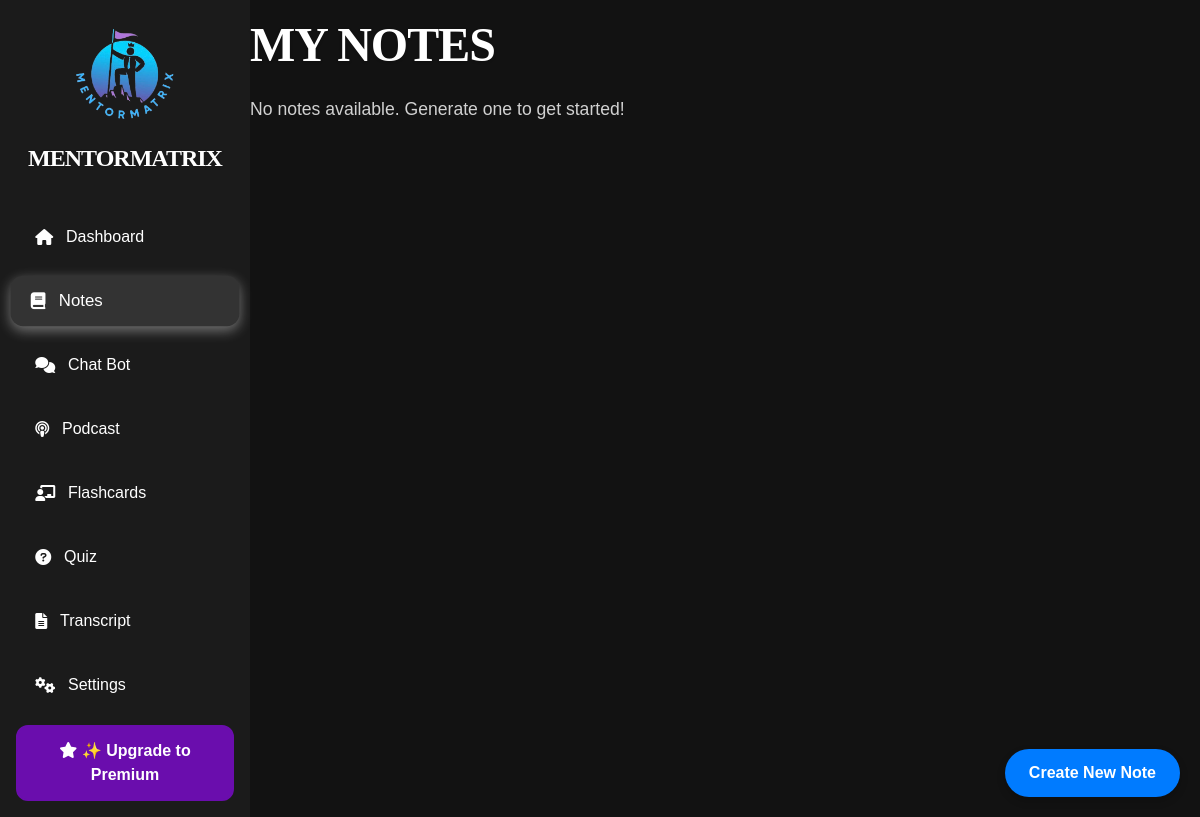
/notes, run on an earlier commit of the app's database.
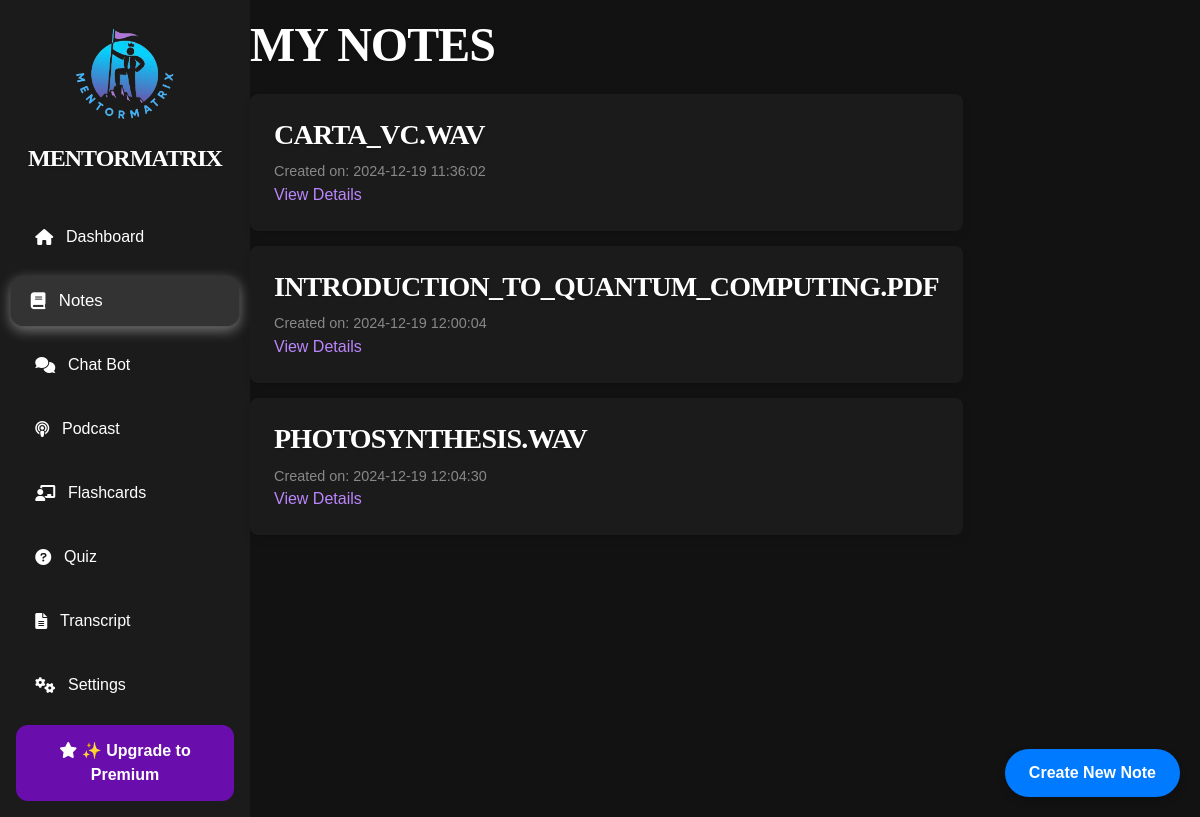
And on a later commit of the database.
### tables this page shows
CREATE TABLE notes (
                    id INTEGER PRIMARY KEY AUTOINCREMENT,
                    transcript_id INTEGER,
                    title TEXT NOT NULL,
                    content TEXT NOT NULL,
                    created_at DATETIME DEFAULT CURRENT_TIMESTAMP,
                    updated_at DATETIME DEFAULT CURRENT_TIMESTAMP,
                    FOREIGN KEY (transcript_id) REFERENCES transcripts(id) ON DELETE CASCADE);

### routes/notes.py (the view)
@notes_blueprint.route('/notes')
def notes():
    notes_data = db.execute('''
        SELECT
            notes.id,
            notes.title AS note_title,
            notes.content AS note_content,
            notes.created_at,
            files.name AS file_name,
            files.file_type,
            files.metadata,
            transcripts.title AS transcript_title
        FROM notes
        LEFT JOIN files ON notes.transcript_id = files.transcript_id
        LEFT JOIN transcripts ON notes.transcript_id = transcripts.id
    ''')
    return render_template('notes.html', notes=notes_data, current_route='notes')

### templates/notes.html (shortened to what this page needs)
{% extends "layout.html" %}
{% block other_head_stuff %}
    <link rel="stylesheet" href="{{ url_for('static', filename='css/notes.css') }}">
{% endblock %}
{% block content %}
    <div class="container">
        <div class="main-content">
            <h1>My Notes</h1>
            <ul class="notes-list">
                {% for note in notes %}
                    <li class="note-item">
                        <h2>{{ note.note_title }}</h2>
                        <small>Created on: {{ note.created_at }}</small>
                        <a href="{{ url_for('notes.view_note', note_id=note.id) }}" class="view-details-btn">View Details</a>
                    </li>
                {% else %}
                    <p>No notes available. Generate one to get started!</p>
                {% endfor %}
            </ul>
        </div>
    </div>
    <button id="openModalBtn" class="premium-button">Create New Note</button>
{% endblock %}

### templates/layout.html (shortened to what this page needs)
<!DOCTYPE html>
<html lang="en">
    <head>
        <link rel="stylesheet" href="https://cdnjs.cloudflare.com/ajax/libs/font-awesome/6.0.0-beta3/css/all.min.css">
        <link rel="stylesheet" href="{{ url_for('static', filename='css/tailwind.css') }}">
        <link rel="stylesheet" href="{{ url_for('static', filename='css/base.css') }}">
        {% block other_head_stuff %}
        {% endblock %}
    </head>
    <body>
        <div class="container">
            <aside class="sidebar">
                <div class="logo">
                    <center>
                    <img src="{{ url_for('static', filename='images/MentorMatrix_logo.png') }}"
                        alt="MentorMatrix Logo"
                        style="width: 120px;
                                height: 120px;
                                border-radius: 50%; /* Makes it a circle */
                                overflow: hidden; /* Ensures contents stay within the circle */"
                        >
                        <h1>MentorMatrix</h1>
                    </center>
                </div>
                <nav class="nav-links">
                    <button class="nav-item {% if current_route == 'dashboard' %}active{% endif %}" onclick="redirectToPage('/dashboard')">
                        <i class="fas fa-home nav-icon"></i> Dashboard
                    </button>
                    <button class="nav-item {% if current_route == 'notes' %}active{% endif %}" onclick="redirectToPage('/notes')">
                        <i class="fas fa-book nav-icon"></i> Notes
                    </button>
                    <button class="nav-item {% if current_route == 'chatbot' %}active{% endif %}" onclick="redirectToPage('/chatbot')">
                        <i class="fas fa-comments nav-icon"></i> Chat Bot
                    </button>
                    <button class="nav-item {% if current_route == 'podcast' %}active{% endif %}" onclick="redirectToPage('/podcast')">
                        <i class="fas fa-podcast nav-icon"></i> Podcast
                    </button>
                    <button class="nav-item {% if current_route == 'flashcards' %}active{% endif %}" onclick="redirectToPage('/flashcards')">
                        <i class="fas fa-chalkboard-teacher nav-icon"></i> Flashcards
                    </button>
                    <button class="nav-item {% if current_route == 'quiz' %}active{% endif %}" onclick="redirectToPage('/quiz')">
                        <i class="fas fa-question-circle nav-icon"></i> Quiz
                    </button>
                    <button class="nav-item {% if current_route == 'transcript' %}active{% endif %}" onclick="redirectToPage('/transcript')">
                        <i class="fas fa-file-alt nav-icon"></i> Transcript
                    </button>
                    <button class="nav-item {% if current_route == 'settings' %}active{% endif %}" onclick="redirectToPage('/settings')">
                        <i class="fas fa-cogs nav-icon"></i> Settings
                    </button>
                </nav>
                <button class="premium-button" onclick="redirectToPage('/pricing')">
                    <i class="fas fa-star nav-icon"></i> ✨ Upgrade to Premium
                </button>
            </aside>
            <main class="main-content">
                {% block content %}
                {% endblock %}
            </main>
        </div>
    </body>
    </html>

### static/css/base.css (style rules this page uses)
* { margin: 0; padding: 0; box-sizing: border-box; }
:root { --font-family: 'Arial', sans-serif; --background-color: #121212; --text-color: #e0e0e0; --primary-purple: #6a0dad; --hover-purple: #5c0ab8; --active-purple: #4b0997; --hover-bg-color: #333333; --active-bg-color: #333333; --white: #ffffff; --soft-text-shadow: 0 1px 3px rgba(0, 0, 0, 0.2); }
body { font-family: var(--font-family); background-color: var(--background-color); color: var(--text-color); }
.container { display: flex; min-height: 100vh; }
.logo h1 { font-size: 1.5rem; color: #ffffff; margin: 1rem 0; }
.nav-links { flex-grow: 1; }
.nav-item { display: flex; align-items: center; color: #bbbbbb; font-size: 1rem; padding: 0.75rem 0; text-decoration: none; }
.nav-item i { margin-right: 10px; }
.nav-item.active, .nav-item:hover { color: #ffffff; background-color: #333333; border-radius: 8px; padding-left: 10px; }
.premium-button { background-color: var(--primary-purple);; color: var(--white); font-size: 1rem; font-weight: 600; padding: 0.75rem 1.5rem; text-align: center; border-radius: 12px; border: 2px solid #6a0dad; cursor: pointer; margin-top: 1rem; display: inline-block; transition: all 0.3s ease-in-out; }
button { cursor: pointer; background-color: #333333; color: #ffffff; font-size: 1rem; font-weight: 500; padding: 0.75rem 1.5rem; border-radius: 8px; border: 2px solid transparent; display: inline-block; transition: all 0.3s ease; }
button, .premium-button { transition: all 0.3s ease; }
h1, h2, h3 { color: #ffffff; font-weight: 600; letter-spacing: -0.5px; text-transform: uppercase; font-family: montserrat, serif; line-height: 1.2; }
h1, h2, h3 { text-shadow: var(--soft-text-shadow); }
h1 { font-size: 3rem; letter-spacing: -1px; }
h2 { font-size: 2.25rem; letter-spacing: -0.75px; }
a { color: #bb86fc; text-decoration: none; font-weight: 500; transition: color 0.3s ease-in-out, text-decoration 0.3s ease-in-out; }
.sidebar { width: 250px; background-color: #1b1b1b; padding: 1rem; display: flex; flex-direction: column; justify-content: space-between; }
.sidebar .logo h1 { font-size: 1.5rem; color: #ffffff; margin-top: 0.5rem; }
.nav-links { display: flex; flex-direction: column; gap: 1rem; margin-top: 1.5rem; }
.nav-links .nav-item { display: flex; align-items: center; padding: 0.75rem 1.2rem; border-radius: 12px; color: #fff; font-size: 1rem; background-color: transparent; border: 2px solid transparent; cursor: pointer; text-align: left; transition: background-color 0.3s, border 0.3s, box-shadow 0.3s, transform 0.2s; width: 100%; will-change: transform, background-color; }
.nav-links .nav-item.active { background-color: var(--active-bg-color); border-color: #fff; box-shadow: 0 4px 12px rgba(255, 255, 255, 0.4); transform: scale(1.05); }
.nav-links .nav-item i { margin-right: 0.8rem; }
.nav-links .nav-item { outline: none; border: none; background: none; text-decoration: none; }

### static/css/notes.css (style rules this page uses)
.notes-list { list-style-type: none; padding: 0; margin-top: 20px; }
.note-item { background-color: #1b1b1b; padding: 1.5rem; margin-bottom: 15px; border-radius: 8px; box-shadow: 0 4px 8px rgba(0, 0, 0, 0.1); transition: transform 0.3s ease; }
.note-item h2 { font-size: 1.75rem; margin-bottom: 0.5rem; }
.note-item small { display: block; font-size: 0.9rem; margin-top: 10px; color: #888; }
#openModalBtn { position: fixed; bottom: 20px; right: 20px; padding: 12px 24px; background-color: #007bff; color: white; border: none; border-radius: 50px; font-size: 16px; font-weight: bold; z-index: 1000; box-shadow: 0 4px 8px rgba(0, 0, 0, 0.2); transition: background-color 0.3s ease, transform 0.3s ease; }

What changed in the data, as far as the page shows it:
added notes: note_title "CARTA_VC.WAV", created_at "2024-12-19 11:36:02"
added notes: note_title "INTRODUCTION_TO_QUANTUM_COMPUTING.PDF", created_at "2024-12-19 12:00:04"
added notes: note_title "PHOTOSYNTHESIS.WAV", created_at "2024-12-19 12:04:30"
Also different on the page:
text no longer shown: "No notes available. Generate one to get started!"
